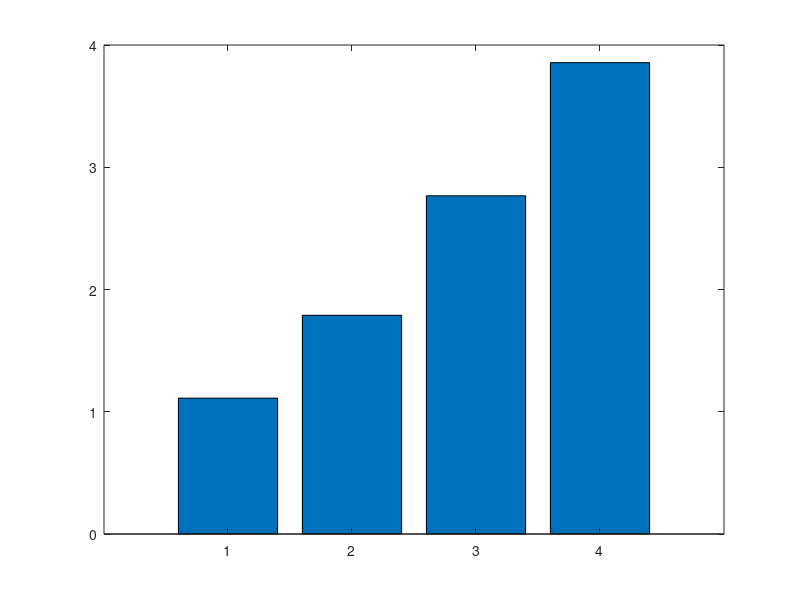

The MATLAB script that drew this image: (Note: this script raises an error after producing the figure.)
% Responses:
% Conds x [MD BN LO FE OP IF CV RM GR]
full_pref = [1 1 1 1 2 1 1 1 1];
strong_pref = [1 1 2.5 3.6 2 1 2.5 1.5 1];
med_pref = [1 1 3.2 4.2 3 5 3.5 2 2];
weak_pref = [3 2 4.5 4.7 5 5 5 2.5 3];
opac = [full_pref; strong_pref; med_pref; weak_pref];

% missing GR all
big_strong_pref = [1 2 3.2 3.9 3 4 2 1 1];
med_strong_pref = [1 1 1 1.4 1 1 1 1.5 1];
small_strong_pref = [2 2 3.8 4.6 5 4 4 4 2];
strong = [big_strong_pref; med_strong_pref; small_strong_pref];

% missing IF
big_med_pref = [2 2 3 3.5 3       3     3 4 1];
med_med_pref = [1 1 1 2 1         1    1 1 1];
small_med_pref = [2 1 4.2 4.6 5   5    4.5 3 3];
med = [big_med_pref; med_med_pref; small_med_pref];

checksize = (strong + med)/2;


% 3 cond x 9 subj

opac_mean = mean(opac, 2);
opac_stderror = std(opac, 0, 2) / sqrt( length(opac) );

checksize_mean = mean(checksize, 2);
checksize_stderror = std(checksize, 0, 2) / sqrt( length(strong) + length(med) );
 
%% Plot bar for each experiment
figure; bar( opac_mean ); hold on;
er = errorbar(1:length(opac_mean), opac_mean, opac_stderror, 'LineWidth', 2);
er.Color = [0 0 0]; er.LineStyle = 'none'; er.LineWidth = 1;
title("Opacity Preferences");  ylim([0 5])
xlabel("Conditions"), ylabel("Preference: 1 - hate, 5 - do not mind")
xticklabels( ["Fully Opaque", "Strong Opacity", "Medium Opacity", "Weak Opacity"])

figure; bar( checksize_mean ); hold on
er = errorbar(1:length(checksize_mean), checksize_mean, checksize_stderror, 'LineWidth', 2);
er.Color = [0 0 0]; er.LineStyle = 'none';  er.LineWidth = 1;
title("Check Size Preferences");  ylim([0 5])
xlabel("Conditions"), ylabel("Preference: 1 - hate, 5 - do not mind")
xticklabels( ["Big Check", "Medium Check", "Small Check"])

%% Run linear regression on opacity
alpha_values = [255 125 85 50]';
p = polyfit(alpha_values, opac_mean, 1);
f = polyval(p, alpha_values);
[r2, rmse] = rsquare(opac_mean,f);

figure; plot(alpha_values,opac_mean,'k*');
hold on; plot(alpha_values,f,'r-');
title(strcat(['R2 = ' num2str(r2) '; RMSE = ' num2str(rmse)]))
legend({'Average Ergonomics Rating', 'Linear Regression'})

%% Run ANOVA and t tests on check size
[p,tbl,stats] = anova1(checksize');

[h_bm, p_bm, ci_bm, stats_bm] = ttest2(checksize(1,:), checksize(2,:));
[h_bs, p_bs, ci_bs, stats_bs]  = ttest2(checksize(1,:), checksize(3,:));
[h_ms, p_ms, ci_ms, stats_ms]  = ttest2(checksize(2,:), checksize(3,:));